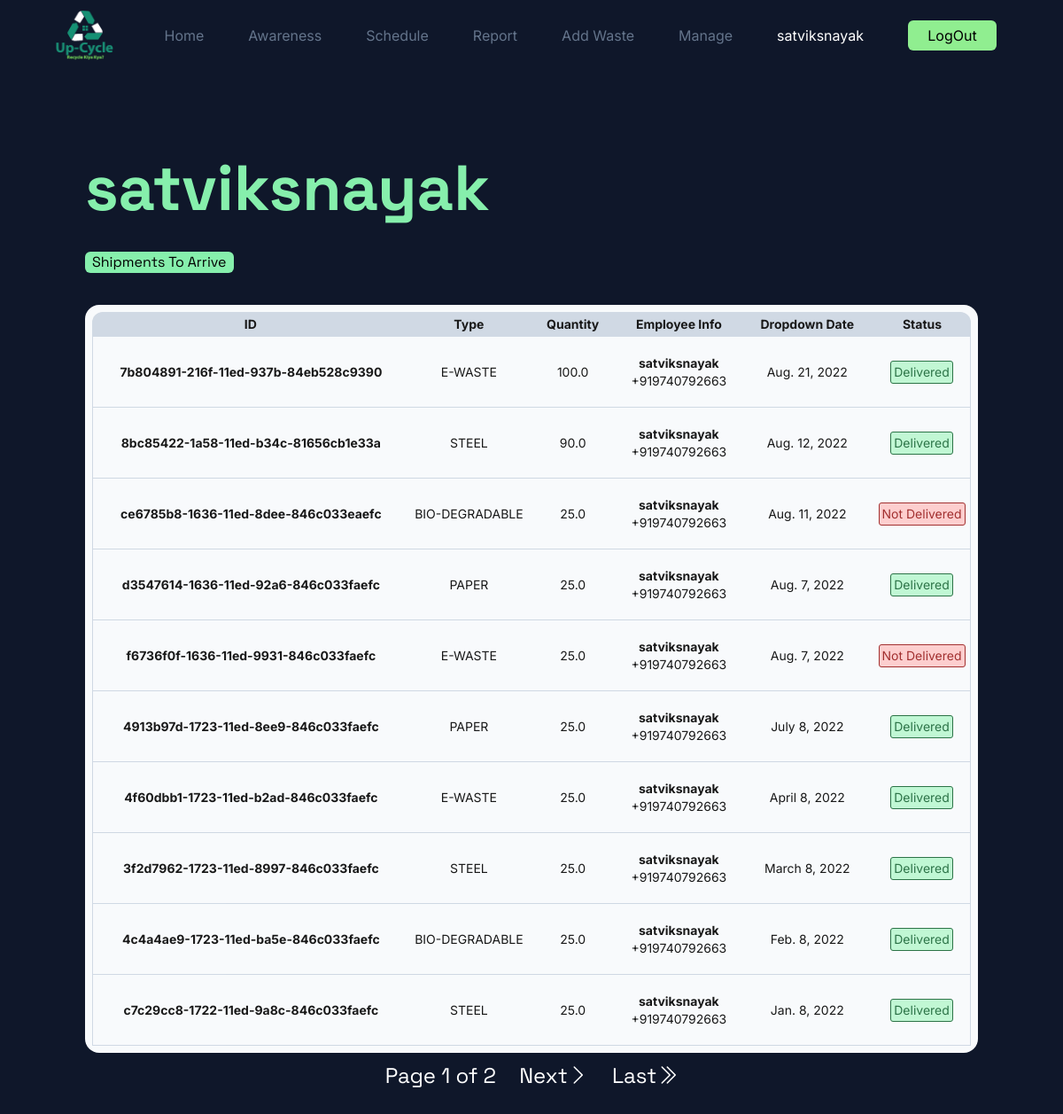
The app's page /schedule/ (signed in) with its own data.
### App/models.py (models this page shows, shortened)
class Profile(models.Model):
    user = models.OneToOneField(User,on_delete=models.CASCADE,null=True)
    name = models.CharField(max_length=50)
    about = models.TextField(blank=True,null=True)
    profile_pic = models.ImageField(default='avatar.png',upload_to='Profile')
    location = models.CharField(max_length=50,blank=True,null=True)
    street = models.CharField(max_length=50,blank=True,null=True)
    city = models.CharField(max_length=30,blank=True,null=True)
    state = models.CharField(max_length=30,blank=True,null=True)
    phone = PhoneNumberField(blank=True,null=True)
    is_email_verified = models.BooleanField(default=False)

class Waste(models.Model):
    class Types(models.TextChoices):
        STEEL = "STEEL","Steel"
        BIODEGRADABLE = "BIO-DEGRADABLE","Bio-Degradable"
        PAPER = "PAPER","Paper"
        EWASTE = "E-WASTE","E-Waste"
    id = models.CharField(primary_key=True,unique=True,max_length=40)
    recycler = models.ForeignKey(User,on_delete=models.SET_NULL,null=True,blank=True,related_name='recycler')
    company = models.ForeignKey(User,on_delete=models.SET_NULL,null=True,blank=True,related_name='company')
    employee = models.ForeignKey(User,on_delete=models.SET_NULL,null=True,blank=True,related_name='employee')
    entry_date = models.DateField(null=True,blank=True)
    pickup_date = models.DateField(null=True,blank=True)
    dropdown_date = models.DateField(null=True,blank=True)
    weight = models.FloatField(null=True,blank=True)
    price = models.FloatField(null=True,blank=True)
    type = models.CharField(_("Types"),max_length=50,choices=Types.choices)
    pickup_done = models.BooleanField(default=False)
    dropdown_done = models.BooleanField(default=False)

### App/decorators.py (the view)
        def wrappper_func(request,*args,**kwargs):
            group = None
            if request.user.groups.exists():
                group = request.user.groups.all()[0].name
            if group in allowed_roles:
                return view_func(request,*args,**kwargs)
            else:
                return HttpResponse('You are not authorised to view this page!!')

### App/functions.py (called while the page is built)
def grouplist(user):
    groups = []
    if user.groups.exists():
        for i in range(len(user.groups.all())):
            groups.append(user.groups.all()[i].name)
    return groups

### App/views.py (called while the page is built)
@login_required(login_url='login')
@allowed_user(allowed_roles=['admin','Recycler'])
def schedule(request):
    sub = Subscription.objects.filter(name = request.user).first()
    if not sub.paid:
        return redirect('subscriptions')
    groups = grouplist(request.user)
    user = User.objects.get(username = request.user.username)
    all_wastes = Waste.objects.filter(recycler = user).order_by('-dropdown_date')
    W = Paginator(all_wastes,10)
    wastes = W.get_page(request.GET.get('page'))
    context = {'groups':groups,'wastes':wastes}
    return render(request,'App/tables/recyclecomp.html',context)

### App/templates/App/tables/recyclecomp.html (shortened to what this page needs)
<!DOCTYPE html>
<html lang="en">
<head>
</head>
{% extends 'App/base.html' %}
{%load static%}
    {% block content %}
    <div class="content bg-slate-900 min-h-screen p-5 md:p-10 lg:p-24">
        <div class="min-w-full font-space mr-2 flex flex-col w-full lg:w-4/5">
            <h1 class="text-green-300 text-3xl md:text-5xl lg:text-7xl font-bold mr-2">{{user.profile.name}}</h1>
            <div class="my-9 w-fit bg-green-300 px-2 rounded-md">Shipments To Arrive</div>
        </div>
        <div class="Table w-full lg:min-w-4/5 p-1 lg:p-2 bg-slate-50 rounded-2xl overflow-auto lg:overflow-hidden">
            <table class="relative border-separate border-spacing-0 table-auto min-w-full bg-slate-50 text-xs lg:text-sm opacity-90 text-center font-inter mr-2">
                <thead class="bg-slate-300">
                    <tr>
                        <th class="rounded-tl-xl px-4 py-1 w-min md:w-max">ID</th>
                        <th class="px-4 py-1">Type</th>
                        <th class="px-4 py-1">Quantity</th>
                        <th class="px-4 py-1">Employee Info</th>
                        <th class="px-4 py-1">Dropdown Date</th>
                        <th class="rounded-tr-xl px-4 py-1">Status</th>
                    </tr>
                </thead>
                <tbody>
                    {% for waste in wastes %}
                    <tr>
                        <td class="place-content-center px-4 py-1 border-b border-slate-300 border-l flex items-center h-20 w-min md:w-full"><div class="font-bold">{{waste.id}}</div></td>
                        <td class="border-b border-slate-300 h-20 w-max">{{waste.type}}</td>
                        <td class="border-b border-slate-300 h-20 w-max">{{waste.weight}}</td>
                        <td class="border-b border-slate-300 h-20 w-max"><span class="font-bold">{{waste.employee.profile.name}}</span><br>{{waste.employee.profile.phone}}</td>
                        <td class="border-b border-slate-300 h-20 w-max">{{waste.dropdown_date}}</td>
                        <td class="border-b border-slate-300 h-20 w-max border-r">
                            {% if waste.dropdown_done %}
                            <button type="button" disabled class="bg-green-200 border-[1px] border-green-800 text-green-800 rounded-[3px] px-[3px] py-[2px] my-[3px] w-max" >Delivered</button>
                            {% else %}
                            <button type="button" disabled class="bg-red-200 border-[1px] border-red-800 text-red-800 rounded-[3px] px-[3px] py-[2px] my-[3px] w-max" >Not Delivered</button>
                            {% endif %}
                        </td>
                    </tr>
                    {% endfor %}
                </tbody>
            </table>
        </div>
        <div class="w-full text-[1rem] h-5 text-center text-white text-lg md:text-xl lg:text-2xl font-space">
            <button class="p-[5px] m-[5px]" type="button">Page {{wastes.number}} of {{wastes.paginator.num_pages}}</button>
            {% if wastes.has_next %}
            <button class="p-[5px] m-[5px]" type="button"><a href="?page={{wastes.next_page_number}}">Next<i class="bi bi-chevron-right"></i></a></button>
            <button class="p-[5px] m-[5px]" type="button"><a href="?page={{wastes.paginator.num_pages}}">Last<i class="bi bi-chevron-double-right"></i></a></button>
            {% endif %}
        </div>
    </div>
    {% endblock %}

### App/templates/App/base.html (shortened to what this page needs)
{% load static %}
<!DOCTYPE html>
<html lang="en">
<head>
    <link rel="stylesheet" href="{% static '/CSS/base.css' %}">
    <link rel="stylesheet" href="https://cdn.jsdelivr.net/npm/bootstrap-icons@1.8.3/font/bootstrap-icons.css">
    <script src="https://cdn.tailwindcss.com"></script>
</head>
<body>
  <nav class="flex h-[5rem] w-full z-[910] sticky top-0 bg-slate-900 text-white font-inter">
    <div class="my-auto px-[50px] justify-between flex align-center w-full">
        <a href="" class="text-lg my-auto"><img src="{% static '/IMGS/logo.png' %}" class="h-[5rem]" alt="" height="50" width="90" style="padding:12px"></a>
        <ul class="toggle transition ease-in-out duration-[1s] md:w-auto w-[150px] flex flex-col fixed right-0 top-[5rem] h-screen md:h-auto md:static md:flex-row bg-slate-900 md:translate-x-0 md:transition-none translate-x-[150px]">
            <li class="md:mx-[25px] mx-auto my-[15px] md:my-auto"><a class="text-slate-500  hover:text-white transition-all ease-in-out delay-200" href="/">Home</a></li>
            <li class="md:mx-[25px] mx-auto my-[15px] md:my-auto"><a class="text-slate-500 hover:text-white transition-all ease-in-out delay-200" href="/awareness/">Awareness</a></li>
            {% if user.is_authenticated %}
            {% if 'Recycler' in groups %}
            <li class="md:mx-[25px] mx-auto my-[15px] md:my-auto"><a class="text-slate-500 hover:text-white transition-all ease-in-out delay-200" href="/schedule/">Schedule</a></li>
            {% endif %}
            {% if 'Employee' in groups %}
            <li class="md:mx-[25px] mx-auto my-[15px] md:my-auto"><a class="text-slate-500 hover:text-white transition-all ease-in-out delay-200" href="/report/">Report</a></li>
            {% endif %}
            {% if 'Company' in groups %}
            <li class="md:mx-[25px] mx-auto my-[15px] md:my-auto"><a class="text-slate-500 hover:text-white transition-all ease-in-out delay-200" href="/addWaste/">Add Waste</a></li>
            {% endif %}
            {% if 'Manager' in groups %}
            <li class="md:mx-[25px] mx-auto my-[15px] md:my-auto"><a class="text-slate-500 hover:text-white transition-all ease-in-out delay-200" href="/manage/">Manage</a></li>
            {% endif %}
            <li class="md:mx-[25px] mx-auto my-[15px] md:my-auto"><a class="text-white" href="/User/Profile/">{{user.username}}</a></li>
            <li class="md:mx-[25px] mx-auto my-[15px] md:my-auto"><a href="/logout/"><button class="w-[100px] p-[5px] bg-lightgreen rounded-md text-black" type="button">LogOut</button></a></li>
            {% endif %}
        </ul>
    </div>
  </nav>
    {% block content %}
    {% endblock %}
</body>
</html>

### records on screen
Waste: id "7b804891-216f-11ed-937b-84eb528c9390", type "E-WASTE", weight "100.0", employee.profile.name "satviksnayak", employee.profile.phone "+919740792663", dropdown_date "Aug. 21, 2022", dropdown_done "Delivered"
Waste: id "8bc85422-1a58-11ed-b34c-81656cb1e33a", type "STEEL", weight "90.0", employee.profile.name "satviksnayak", employee.profile.phone "+919740792663", dropdown_date "Aug. 12, 2022", dropdown_done "Delivered"
Waste: id "ce6785b8-1636-11ed-8dee-846c033eaefc", type "BIO-DEGRADABLE", weight "25.0", employee.profile.name "satviksnayak", employee.profile.phone "+919740792663", dropdown_date "Aug. 11, 2022", dropdown_done "Not Delivered"
Waste: id "d3547614-1636-11ed-92a6-846c033faefc", type "PAPER", weight "25.0", employee.profile.name "satviksnayak", employee.profile.phone "+919740792663", dropdown_date "Aug. 7, 2022", dropdown_done "Delivered"
Waste: id "f6736f0f-1636-11ed-9931-846c033faefc", type "E-WASTE", weight "25.0", employee.profile.name "satviksnayak", employee.profile.phone "+919740792663", dropdown_date "Aug. 7, 2022", dropdown_done "Not Delivered"
Waste: id "4913b97d-1723-11ed-8ee9-846c033faefc", type "PAPER", weight "25.0", employee.profile.name "satviksnayak", employee.profile.phone "+919740792663", dropdown_date "July 8, 2022", dropdown_done "Delivered"
Waste: id "4f60dbb1-1723-11ed-b2ad-846c033faefc", type "E-WASTE", weight "25.0", employee.profile.name "satviksnayak", employee.profile.phone "+919740792663", dropdown_date "April 8, 2022", dropdown_done "Delivered"
Waste: id "3f2d7962-1723-11ed-8997-846c033faefc", type "STEEL", weight "25.0", employee.profile.name "satviksnayak", employee.profile.phone "+919740792663", dropdown_date "March 8, 2022", dropdown_done "Delivered"
Waste: id "4c4a4ae9-1723-11ed-ba5e-846c033faefc", type "BIO-DEGRADABLE", weight "25.0", employee.profile.name "satviksnayak", employee.profile.phone "+919740792663", dropdown_date "Feb. 8, 2022", dropdown_done "Delivered"
Waste: id "c7c29cc8-1722-11ed-9a8c-846c033faefc", type "STEEL", weight "25.0", employee.profile.name "satviksnayak", employee.profile.phone "+919740792663", dropdown_date "Jan. 8, 2022", dropdown_done "Delivered"

### other values on screen
{{ user.username }} "satviksnayak"
{{ user.profile.name }} "satviksnayak"
{{ wastes.number }} "1"
{{ wastes.paginator.num_pages }} "2"
